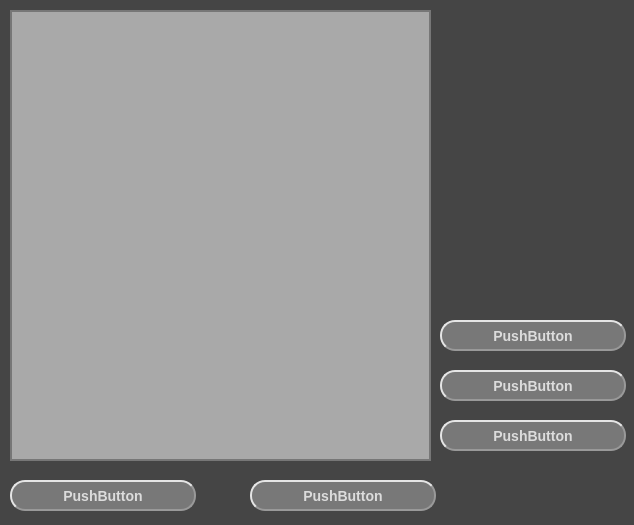
<?xml version="1.0" encoding="UTF-8"?>
<ui version="4.0">
 <class>Form</class>
 <widget class="QWidget" name="Form">
  <property name="geometry">
   <rect>
    <x>0</x>
    <y>0</y>
    <width>634</width>
    <height>525</height>
   </rect>
  </property>
  <property name="windowTitle">
   <string>Form</string>
  </property>
  <property name="styleSheet">
   <string notr="true">background-color: #454545</string>
  </property>
  <widget class="QPushButton" name="function1">
   <property name="geometry">
    <rect>
     <x>250</x>
     <y>480</y>
     <width>186</width>
     <height>31</height>
    </rect>
   </property>
   <property name="styleSheet">
    <string notr="true">QPushButton{
	 background-color: #787878;
     border-style: outset;
     border-width: 2px;
     border-radius: 15px;
     border-color: #999;
     font: bold 14px;
	 color: #DCDCDC;
     min-width: 10em;
     padding: 6px;
}
QPushButton:pressed {
     background-color: rgb(224, 0, 0);
     border-style: inset;
 }
QPushButton:hover{
	background-color: #555;
}</string>
   </property>
   <property name="text">
    <string>PushButton</string>
   </property>
  </widget>
  <widget class="QPushButton" name="function1_2">
   <property name="geometry">
    <rect>
     <x>440</x>
     <y>320</y>
     <width>186</width>
     <height>31</height>
    </rect>
   </property>
   <property name="styleSheet">
    <string notr="true">QPushButton{
	 background-color: #787878;
     border-style: outset;
     border-width: 2px;
     border-radius: 15px;
     border-color: #999;
     font: bold 14px;
	 color: #DCDCDC;
     min-width: 10em;
     padding: 6px;
}
QPushButton:pressed {
     background-color: rgb(224, 0, 0);
     border-style: inset;
 }
QPushButton:hover{
	background-color: #555;
}</string>
   </property>
   <property name="text">
    <string>PushButton</string>
   </property>
  </widget>
  <widget class="QPushButton" name="function1_3">
   <property name="geometry">
    <rect>
     <x>440</x>
     <y>370</y>
     <width>186</width>
     <height>31</height>
    </rect>
   </property>
   <property name="styleSheet">
    <string notr="true">QPushButton{
	 background-color: #787878;
     border-style: outset;
     border-width: 2px;
     border-radius: 15px;
     border-color: #999;
     font: bold 14px;
	 color: #DCDCDC;
     min-width: 10em;
     padding: 6px;
}
QPushButton:pressed {
     background-color: rgb(224, 0, 0);
     border-style: inset;
 }
QPushButton:hover{
	background-color: #555;
}</string>
   </property>
   <property name="text">
    <string>PushButton</string>
   </property>
  </widget>
  <widget class="QPushButton" name="function1_4">
   <property name="geometry">
    <rect>
     <x>440</x>
     <y>420</y>
     <width>186</width>
     <height>31</height>
    </rect>
   </property>
   <property name="styleSheet">
    <string notr="true">QPushButton{
	 background-color: #787878;
     border-style: outset;
     border-width: 2px;
     border-radius: 15px;
     border-color: #999;
     font: bold 14px;
	 color: #DCDCDC;
     min-width: 10em;
     padding: 6px;
}
QPushButton:pressed {
     background-color: rgb(224, 0, 0);
     border-style: inset;
 }
QPushButton:hover{
	background-color: #555;
}</string>
   </property>
   <property name="text">
    <string>PushButton</string>
   </property>
  </widget>
  <widget class="QPushButton" name="function1_5">
   <property name="geometry">
    <rect>
     <x>10</x>
     <y>480</y>
     <width>186</width>
     <height>31</height>
    </rect>
   </property>
   <property name="styleSheet">
    <string notr="true">QPushButton{
	 background-color: #787878;
     border-style: outset;
     border-width: 2px;
     border-radius: 15px;
     border-color: #999;
     font: bold 14px;
	 color: #DCDCDC;
     min-width: 10em;
     padding: 6px;
}
QPushButton:pressed {
     background-color: rgb(224, 0, 0);
     border-style: inset;
 }
QPushButton:hover{
	background-color: #555;
}</string>
   </property>
   <property name="text">
    <string>PushButton</string>
   </property>
  </widget>
  <widget class="QFrame" name="frame">
   <property name="geometry">
    <rect>
     <x>10</x>
     <y>10</y>
     <width>421</width>
     <height>451</height>
    </rect>
   </property>
   <property name="styleSheet">
    <string notr="true">background-color: #a9a9a9;
border-style: inset;
border: 2px solid #777;</string>
   </property>
   <property name="frameShape">
    <enum>QFrame::StyledPanel</enum>
   </property>
   <property name="frameShadow">
    <enum>QFrame::Raised</enum>
   </property>
  </widget>
 </widget>
 <resources/>
 <connections/>
</ui>
